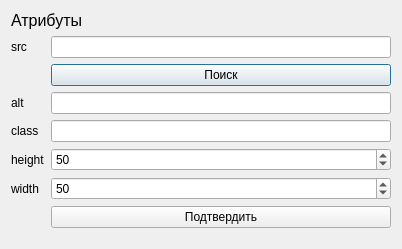
<?xml version="1.0" encoding="UTF-8"?>
<ui version="4.0">
 <class>ImageDialog</class>
 <widget class="QDialog" name="ImageDialog">
  <property name="geometry">
   <rect>
    <x>0</x>
    <y>0</y>
    <width>402</width>
    <height>249</height>
   </rect>
  </property>
  <property name="windowTitle">
   <string>Вставка картинки</string>
  </property>
  <layout class="QFormLayout" name="formLayout">
   <item row="0" column="0" colspan="2">
    <widget class="QLabel" name="label_5">
     <property name="styleSheet">
      <string notr="true">font-size:16px;</string>
     </property>
     <property name="text">
      <string>&lt;html&gt;&lt;head/&gt;&lt;body&gt;&lt;p&gt;Атрибуты &amp;lt;img&amp;gt;&lt;/p&gt;&lt;/body&gt;&lt;/html&gt;</string>
     </property>
    </widget>
   </item>
   <item row="1" column="0">
    <widget class="QLabel" name="label">
     <property name="text">
      <string>src</string>
     </property>
    </widget>
   </item>
   <item row="1" column="1">
    <widget class="QLineEdit" name="srcEdit"/>
   </item>
   <item row="2" column="1">
    <widget class="QPushButton" name="searchButton">
     <property name="text">
      <string>Поиск</string>
     </property>
    </widget>
   </item>
   <item row="4" column="0">
    <widget class="QLabel" name="label_2">
     <property name="text">
      <string>class</string>
     </property>
    </widget>
   </item>
   <item row="4" column="1">
    <widget class="QLineEdit" name="classEdit"/>
   </item>
   <item row="5" column="0">
    <widget class="QLabel" name="label_3">
     <property name="text">
      <string>height</string>
     </property>
    </widget>
   </item>
   <item row="5" column="1">
    <widget class="QSpinBox" name="hSpin">
     <property name="maximum">
      <number>1000</number>
     </property>
     <property name="singleStep">
      <number>50</number>
     </property>
     <property name="value">
      <number>50</number>
     </property>
    </widget>
   </item>
   <item row="6" column="0">
    <widget class="QLabel" name="label_4">
     <property name="text">
      <string>width</string>
     </property>
    </widget>
   </item>
   <item row="6" column="1">
    <widget class="QSpinBox" name="wSpin">
     <property name="maximum">
      <number>1000</number>
     </property>
     <property name="singleStep">
      <number>50</number>
     </property>
     <property name="value">
      <number>50</number>
     </property>
    </widget>
   </item>
   <item row="7" column="1">
    <widget class="QPushButton" name="acceptButton">
     <property name="text">
      <string>Подтвердить</string>
     </property>
    </widget>
   </item>
   <item row="3" column="0">
    <widget class="QLabel" name="label_6">
     <property name="text">
      <string>alt</string>
     </property>
    </widget>
   </item>
   <item row="3" column="1">
    <widget class="QLineEdit" name="altEdit"/>
   </item>
  </layout>
 </widget>
 <resources/>
 <connections/>
</ui>
